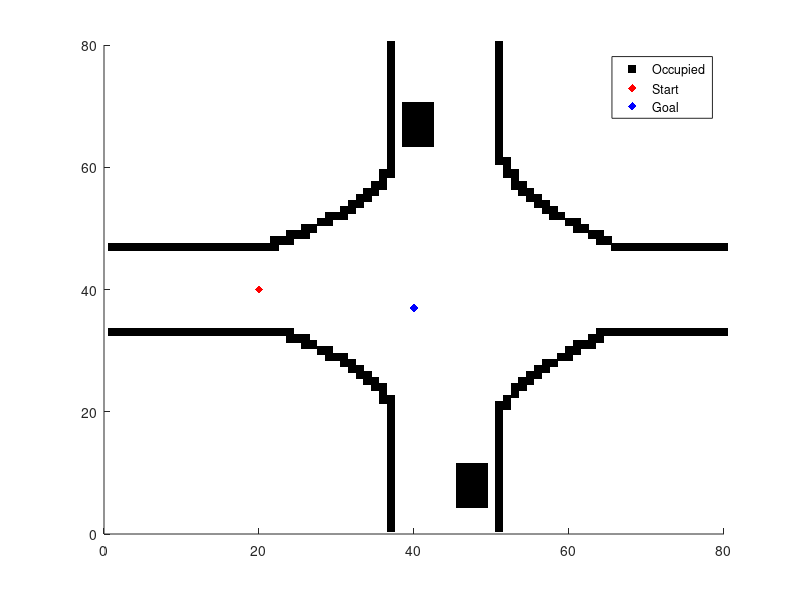
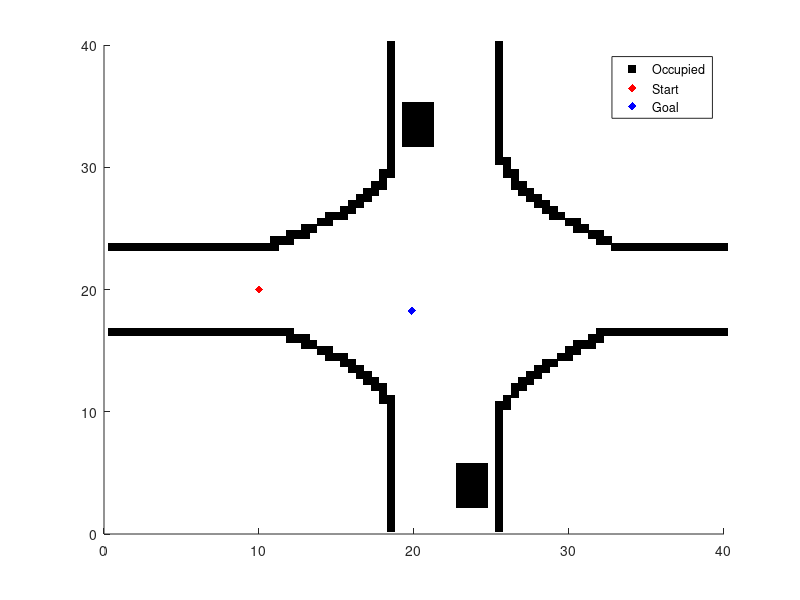

Write the MATLAB code that produced these figures, in order. (Note: this script raises an error after producing the figures.)
%--------------------------------------------------------------------------
%            Parthasarathy Nadarajan
%            CARISSMA & Technische Hochschule Ingolstadt (THI)
%            Path Planning using RRT and Predicted Occupancy Grids
%--------------------------------------------------------------------------
clc; clearvars; close all;

%% Define the configuration space
load('POG_scenario');

% Rotate the occupancy grid
gridConverted = rot90(predictedOccupancyGrid, 3);

% Plot the occupied cells
[a, b] = find(gridConverted(:,:,1) >0.01);
figure(2);
axis([1 80 1 80])
s1 = scatter(a, b, 'k', 's', 'filled'); hold on
figure(3);
axis([1 80 1 80])
s2 = scatter(a*0.5, b*0.5, 'k', 's', 'filled'); hold on

%% EGO vehicle data
EGO.vel = 5; % m/s
EGO.psi = 350; % degrees
EGO.ax = 0; % m/s^2
EGO.ay = 0; % m/s^2
EGO.xCG = 10; % m
EGO.yCG = 20; % m
EGO.lf = 2; % m
EGO.lr = 2; % m
EGO.w = 2; % m
EGO.steerMax = 1; % degrees

%% Define the start and goal point
p_start = [EGO.xCG/0.5, EGO.yCG/0.5]; % grid position
% Start point in terms of position
p_pos_start(1) = EGO.xCG;
p_pos_start(2) = EGO.yCG;

% EGO position after 2 seconds will be the goal position
distMoved = EGO.vel*2;
tx_pos = distMoved*cosd(EGO.psi);
ty_pos = distMoved*sind(EGO.psi);
p_pos_goal(1) = EGO.xCG+tx_pos;
p_pos_goal(2) = EGO.yCG+ty_pos;

p_goal = [round(p_pos_goal(1)/0.5), round(p_pos_goal(2)/0.5)]; % grid position

% Plot the start and the goal point
figure(2)
scatter(p_start(1), p_start(2), 'r', 'filled', 'd');
scatter(p_goal(1), p_goal(2), 'b', 'filled', 'd');
legend('Occupied', 'Start', 'Goal');
legend('AutoUpdate', 'off')
figure(3);
scatter(p_pos_start(1), p_pos_start(2), 'r', 'filled', 'd');
scatter(p_pos_goal(1), p_pos_goal(2), 'b', 'filled', 'd');
legend('Occupied', 'Start', 'Goal');
legend('AutoUpdate', 'off')

%% Parameters for RRT algorithm
param.maxIter = 2000;
param.minThresh = 0.1; % minimum probability of occupancy
RRTSampleTime = 0.1;
simulationSampleTime = 0.02;
param.minRes = EGO.vel*simulationSampleTime; % steps in between RRT
param.minDist = EGO.vel*RRTSampleTime; % distance constrained based on RRT sample time
param.stopThresh = 0.5; % distance around the goal to stop simulation
param.plotGraph = false;
param.minAngle = 10; % constraints on the steering

%% Initialise the tree
rrt = {};
rrt = AddNode(rrt, p_start, p_pos_start, 0, EGO.psi, 1, 1); %0 - root node, %1 - simulationTime is 1 % 1 - terminal node

%% Path planning
tic
[rrt, iter] = pathPlanning(p_goal, p_pos_goal, gridConverted, rrt, EGO, param);
timeTaken = toc;

%% Extracting the path from tree
i = length(rrt);
% Select the node that is closest to the goal as well as a terminal node
for j = 1:i
    dist = sqrt((rrt{j}.p(1) -p_goal(1))^2 + (rrt{j}.p(2)-p_goal(2))^2);
    if (j == 1) || (dist < mindist) && (rrt{j}.terminalNode == 1) && (rrt{j}.sampleTime == 21)
        mindist = dist;
        imin = j;
    end
end

figure(2);
scatter(rrt{imin}.p(1), rrt{imin}.p(2), 'g', 'filled', 'd', 'LineWidth', 2);
P = rrt{imin}.p';
P_pos = rrt{imin}.p_pos';
P_angle = rrt{imin}.angPrev;
j = imin;
while 1
    j = rrt{j}.iPrev;
    if j == 0
        break
    end
    P = [rrt{j}.p' P];
    P_pos = [rrt{j}.p_pos' P_pos];
    P_angle = [rrt{j}.angPrev P_angle];
end

%% Plot the unsmoothed path
if isempty(P)
    disp('Could not find valid path');
else
    fprintf('Time taken for the RRT algorithm to find a path is %d \n', timeTaken);
    fprintf('The number of iterations taken is %d \n', iter-1);
    
    for i = 2:length(P)
        figure(2);
        scatter(P(1,i),P(2,i),'ko', 'filled');
        plot([P(1,i);P(1,i-1)],[P(2,i);P(2,i-1)],'b','LineWidth',1);
        figure(3);
        scatter(P(1,i)*0.5,P(2,i)*0.5,'ko', 'filled');
        plot([P(1,i)*0.5;P(1,i-1)*0.5],[P(2,i)*0.5;P(2,i-1)*0.5],'b','LineWidth',1);
        % Plotting the vehicle
        ex=cosd(P_angle(i));
        ey=sind(P_angle(i));
        exOrtho=ex*cos(pi/2)+ey*sin(pi/2);
        eyOrtho=-ex*sin(pi/2)+ey*cos(pi/2);
        P_plot(1)=P(1,i)*0.5+ex*(EGO.lf)+EGO.w/2*exOrtho;
        P_plot(2)=P(2,i)*0.5+ey*(EGO.lf)+EGO.w/2*eyOrtho;
        P_plot(3)=P(1,i)*0.5+ex*(EGO.lf)-EGO.w/2*exOrtho;
        P_plot(4)=P(2,i)*0.5+ey*(EGO.lf)-EGO.w/2*eyOrtho;
        P_plot(5)=P(1,i)*0.5-ex*(EGO.lr)+EGO.w/2*exOrtho;
        P_plot(6)=P(2,i)*0.5-ey*(EGO.lr)+EGO.w/2*eyOrtho;
        P_plot(7)=P(1,i)*0.5-ex*(EGO.lr)-EGO.w/2*exOrtho;
        P_plot(8)=P(2,i)*0.5-ey*(EGO.lr)-EGO.w/2*eyOrtho;
        plot([P_plot(1) P_plot(3)], [P_plot(2) P_plot(4)], 'Color', 'b', 'LineWidth', 2);
        plot([P_plot(1) P_plot(5)], [P_plot(2) P_plot(6)], 'Color', 'b');
        plot([P_plot(3) P_plot(7)], [P_plot(4) P_plot(8)], 'Color', 'b');
        plot([P_plot(7) P_plot(5)], [P_plot(8) P_plot(6)], 'Color', 'b');
    end
    if param.plotGraph
        for i = 1:length(rrt)
            if rrt{i}.terminalNode == 0
                figure(2);
                scatter(rrt{1,i}.p(1), rrt{1,i}.p(2), 'yo', 'filled');
                figure(3);
                scatter(rrt{1,i}.p(1)*0.5, rrt{1,i}.p(2)*0.5, 'yo', 'filled');
            else
                figure(2);
                scatter(rrt{1,i}.p(1), rrt{1,i}.p(2), 'mo', 'filled');
                figure(3);
                scatter(rrt{1,i}.p(1)*0.5, rrt{1,i}.p(2)*0.5, 'mo', 'filled');
            end
        end
    end
end
%% Controller for following the path
tic
controller_modified(P_pos(1,:), P_pos(2,:), EGO.psi*3.14/180, EGO.vel, EGO.vel, EGO.ax, EGO.ay, param)
toc
%% Additional functions
% Function - Path planning-------------------------------------------------
function [rrt, iter] = pathPlanning(p_goal, p_pos_goal, gridConverted, rrt, EGO, param)
iter = 1;
sampleTime = 1;

while iter <= param.maxIter
    % Choose a random point and sometime biased based on the goal
    if rem(iter, 50) == 0
        p_rand(1) = p_goal(1);
        p_rand(2) = p_goal(2);
    else
        p_rand(1) = randperm(80, 1);
        p_rand(2) = randperm(80, 1);
    end
    
    % Skip to next iteration if the vertex is not valid based on occupancy
    probOccupancy = gridConverted(p_rand(1), p_rand(2), sampleTime);
    if probOccupancy > param.minThresh
        iter = iter+1;
        continue
    end
    
    % Conversion from grid to position
    p_pos_rand(2) = p_rand(2)*0.5;
    p_pos_rand(1) = p_rand(1)*0.5;
    
    % Plot the selected random node
    if param.plotGraph
        % Find the occupied cells
        [a, b] = find(gridConverted(:,:,sampleTime) >0.01);
        figure(2)
        plotObject(1) = scatter(p_rand(1), p_rand(2), 'ro');
        plotObject(2) = scatter(a, b, 'g*');
        figure(3)
        plotObject(3) = scatter(p_pos_rand(1), p_pos_rand(2), 'ro');
        plotObject(4) = scatter(a*0.5, b*0.5, 'g*');
    end
    
    
    % Select the nearest vertex to the chosen random vertex
    for i = 1:length(rrt)
        
        % Heuristic 1 - Calculate the distance between the vertices
        dist =sqrt((rrt{i}.p(1) -p_rand(1))^2 + (rrt{i}.p(2)-p_rand(2))^2);
        % Heuristic 2 - Angle deviation required
        p_angle = atan2d(p_pos_rand(2)-rrt{i}.p(2)*0.5,...
            p_pos_rand(1)-rrt{i}.p(1)*0.5)+360*(p_pos_rand(2)-rrt{i}.p(2)*0.5<0);
        l_angle = rrt{i}.angPrev;
        
        if (p_angle >=0 && p_angle <=90 && l_angle >= 270 && l_angle <=360)
            angle_diff = p_angle + (360-l_angle);
        elseif (l_angle >=0 && l_angle <=90 && p_angle >= 270 && p_angle <=360)
            angle_diff = l_angle + (360-p_angle);
        else
            angle_diff = l_angle-p_angle;
        end
        
        % Cost
        cost = dist+abs(angle_diff)/360;
        if (i == 1) || (cost < mincost)
            mincost = cost;
            imin = i;
            l = rrt{i}.p;
            l_pos = rrt{i}.p_pos;
            l_angle = rrt{i}.angPrev;
            sampleTime = rrt{i}.sampleTime;
        end
    end
    
    % Convert grid to position
    p_pos(2) = l_pos(2);
    p_pos(1) = l_pos(1);
    
    % Plot the selected nearest vertex
    if param.plotGraph
        figure(2)
        plotObject(5) = scatter(l(1), l(2), 'b*');
        figure(3)
        plotObject(6) = scatter(p_pos(1), p_pos(2), 'b*');
    end
    
    % Find a path from the selected nearest vertex to chosen random vertex
    [col, p_step, p_pos_step, p_angle] = InCollision_Edge(p_pos,...
        p_pos_rand, l_angle, gridConverted, EGO, param, sampleTime);
    
    % Skip to next iteration if it is not valid edge
    if col == 1
        iter = iter+1;
        if param.plotGraph
            delete(plotObject);
        end
        continue
    end
    if abs(l_angle-p_angle) > 1
        disp('blah');
    end
    % Plot the selected nearest node
    if param.plotGraph
        figure(2);
        plotObject(7) = scatter(p_step(1), p_step(2), 'k', 'filled');
        figure(3);
        plotObject(8) = scatter(p_pos_step(1), p_pos_step(2), 'k', 'filled');
    end
    
    % Increment the sample time by 1 when a valid vertex is found
    sampleTime = sampleTime+1;
    
    % Add the valid vertex to the tree
    rrt = AddNode(rrt, p_step, p_pos_step, imin, p_angle, sampleTime, 1);
    
    % Calculating the distance to the goal
    dist = norm(p_pos_step-p_pos_goal);
    
    % Considering the distance to the goal
    if (dist <= param.stopThresh) || (iter >= param.maxIter) ||...
            (sampleTime == 21)
        break
    end
    iter = iter+1;
    if param.plotGraph
        delete(plotObject)
    end
end
end

% Function - Add node to the tree------------------------------------------
function rrt = AddNode(rrt, p, p_pos, iPrev, p_angle, sampleTime, termNode)
node.p = p;
node.p_pos = p_pos;
node.iPrev = iPrev;
node.angPrev = p_angle;
node.sampleTime = sampleTime;
node.terminalNode = termNode;
if length(rrt) >= 1
    rrt{1,iPrev}.terminalNode = 0;
end
rrt{end+1} = node;
end

% Function - Collision check along the edge--------------------------------
function [col, p_step, p_pos_step, p_angle] = InCollision_Edge(p_pos,...
    p_pos_rand, l_angle, gridConverted, EGO, param, sampleTime)
p_angle = atan2d(p_pos_rand(2)-p_pos(2), p_pos_rand(1)-p_pos(1))+...
    360*(p_pos_rand(2)-p_pos(2)<0);
% Checking for the change in the steering deviation
if (p_angle >=0 && p_angle <=90 && l_angle >= 270 && l_angle <=360)
    angle_diff = p_angle + (360-l_angle);
    if abs(angle_diff) > EGO.steerMax
        p_angle = l_angle+EGO.steerMax;
    end
elseif (l_angle >=0 && l_angle <=90 && p_angle >= 270 && p_angle <=360)
    angle_diff = l_angle + (360-p_angle);
    if abs(angle_diff) > EGO.steerMax
        p_angle = l_angle-EGO.steerMax;
    end
else
    angle_diff = l_angle-p_angle;
    if abs(angle_diff) > EGO.steerMax && angle_diff < 0
        p_angle = l_angle+EGO.steerMax;
    elseif abs(angle_diff) > EGO.steerMax && angle_diff > 0
        p_angle = l_angle-EGO.steerMax;
    end
end
if p_angle < 0
    p_angle = 360+p_angle;
end
col = 0;
m = ceil(param.minDist/param.minRes);
t = linspace(0, param.minDist, m);
ex=cosd(p_angle);
ey=sind(p_angle);
t_x = t*ex;
t_y = t*ey;
exOrtho=ex*cos(pi/2)+ey*sin(pi/2);
eyOrtho=-ex*sin(pi/2)+ey*cos(pi/2);

for i = 2:m
    p_pos_step(1)  = p_pos(1)+t_x(i);
    p_pos_step(2) = p_pos(2)+t_y(i);
    
    P(1)=p_pos_step(1)+ex*(EGO.lf)+EGO.w/2*exOrtho;
    P(2)=p_pos_step(2)+ey*(EGO.lf)+EGO.w/2*eyOrtho;
    P(3)=p_pos_step(1)+ex*(EGO.lf)-EGO.w/2*exOrtho;
    P(4)=p_pos_step(2)+ey*(EGO.lf)-EGO.w/2*eyOrtho;
    P(5)=p_pos_step(1)-ex*(EGO.lr)+EGO.w/2*exOrtho;
    P(6)=p_pos_step(2)-ey*(EGO.lr)+EGO.w/2*eyOrtho;
    P(7)=p_pos_step(1)-ex*(EGO.lr)-EGO.w/2*exOrtho;
    P(8)=p_pos_step(2)-ey*(EGO.lr)-EGO.w/2*eyOrtho;
    
    % Conversion to grid
    p_step(1) = round(p_pos_step(1)/0.5);
    p_step(2) = round(p_pos_step(2)/0.5);
    P_grid = round(P/(0.5));
    
    % Checking for occupancy value
    probOccupancy(1) = gridConverted(p_step(1), p_step(2), sampleTime);
    probOccupancy(2) = gridConverted(P_grid(1), P_grid(2), sampleTime);
    probOccupancy(3) = gridConverted(P_grid(3), P_grid(4), sampleTime);
    probOccupancy(4) = gridConverted(P_grid(5), P_grid(6), sampleTime);
    probOccupancy(5) = gridConverted(P_grid(7), P_grid(8), sampleTime);
    
    if param.plotGraph
        figure(3);
        plotObject_2(1) = plot([P(1) P(3)], [P(2) P(4)], 'Color', 'b',...
            'LineWidth', 2);
        plotObject_2(2) = plot([P(1) P(5)], [P(2) P(6)], 'Color', 'b');
        plotObject_2(3) = plot([P(3) P(7)], [P(4) P(8)], 'Color', 'b');
        plotObject_2(4) = plot([P(7) P(5)], [P(8) P(6)], 'Color', 'b');
    end
    
    if any(probOccupancy > param.minThresh)
        col = 1;
        if param.plotGraph
            delete(plotObject_2);
        end
        return;
    end
end
end



